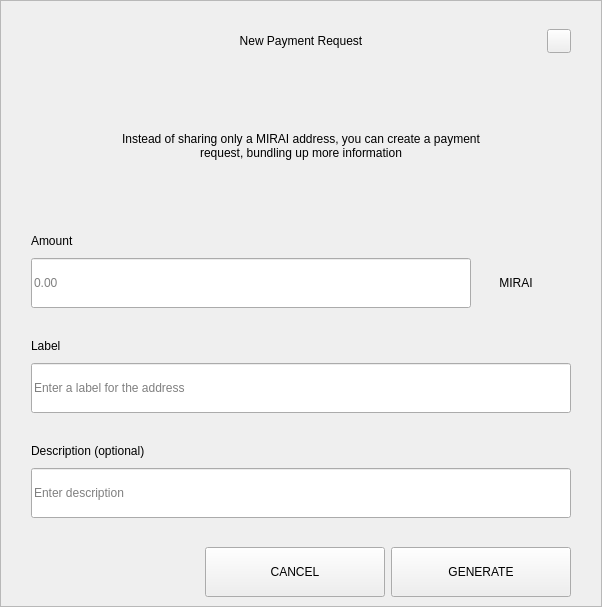
<?xml version="1.0" encoding="UTF-8"?>
<ui version="4.0">
 <class>RequestDialog</class>
 <widget class="QDialog" name="RequestDialog">
  <property name="geometry">
   <rect>
    <x>0</x>
    <y>0</y>
    <width>602</width>
    <height>607</height>
   </rect>
  </property>
  <property name="windowTitle">
   <string>Dialog</string>
  </property>
  <layout class="QVBoxLayout" name="verticalLayout_5">
   <property name="spacing">
    <number>0</number>
   </property>
   <property name="leftMargin">
    <number>0</number>
   </property>
   <property name="topMargin">
    <number>0</number>
   </property>
   <property name="rightMargin">
    <number>0</number>
   </property>
   <property name="bottomMargin">
    <number>0</number>
   </property>
   <item>
    <widget class="QFrame" name="frame">
     <property name="styleSheet">
      <string notr="true"/>
     </property>
     <property name="frameShape">
      <enum>QFrame::StyledPanel</enum>
     </property>
     <property name="frameShadow">
      <enum>QFrame::Raised</enum>
     </property>
     <layout class="QVBoxLayout" name="verticalLayout_4" stretch="1,0,0">
      <property name="spacing">
       <number>0</number>
      </property>
      <property name="leftMargin">
       <number>30</number>
      </property>
      <property name="topMargin">
       <number>20</number>
      </property>
      <property name="rightMargin">
       <number>30</number>
      </property>
      <property name="bottomMargin">
       <number>0</number>
      </property>
      <item>
       <layout class="QHBoxLayout" name="horizontalLayout_3">
        <property name="spacing">
         <number>0</number>
        </property>
        <item>
         <spacer name="horizontalSpacer_21">
          <property name="orientation">
           <enum>Qt::Horizontal</enum>
          </property>
          <property name="sizeHint" stdset="0">
           <size>
            <width>40</width>
            <height>20</height>
           </size>
          </property>
         </spacer>
        </item>
        <item>
         <widget class="QLabel" name="labelTitle">
          <property name="minimumSize">
           <size>
            <width>0</width>
            <height>40</height>
           </size>
          </property>
          <property name="maximumSize">
           <size>
            <width>16777215</width>
            <height>40</height>
           </size>
          </property>
          <property name="styleSheet">
           <string notr="true">padding-left:24px;</string>
          </property>
          <property name="text">
           <string>New Payment Request</string>
          </property>
          <property name="alignment">
           <set>Qt::AlignCenter</set>
          </property>
          <property name="margin">
           <number>7</number>
          </property>
         </widget>
        </item>
        <item>
         <spacer name="horizontalSpacer">
          <property name="orientation">
           <enum>Qt::Horizontal</enum>
          </property>
          <property name="sizeHint" stdset="0">
           <size>
            <width>40</width>
            <height>20</height>
           </size>
          </property>
         </spacer>
        </item>
        <item>
         <widget class="QPushButton" name="btnEsc">
          <property name="minimumSize">
           <size>
            <width>24</width>
            <height>24</height>
           </size>
          </property>
          <property name="maximumSize">
           <size>
            <width>24</width>
            <height>24</height>
           </size>
          </property>
          <property name="focusPolicy">
           <enum>Qt::NoFocus</enum>
          </property>
          <property name="text">
           <string/>
          </property>
         </widget>
        </item>
       </layout>
      </item>
      <item>
       <widget class="QStackedWidget" name="stack">
        <property name="minimumSize">
         <size>
          <width>540</width>
          <height>0</height>
         </size>
        </property>
        <property name="maximumSize">
         <size>
          <width>540</width>
          <height>16777215</height>
         </size>
        </property>
        <property name="currentIndex">
         <number>0</number>
        </property>
        <widget class="QWidget" name="page_1">
         <property name="minimumSize">
          <size>
           <width>540</width>
           <height>0</height>
          </size>
         </property>
         <property name="maximumSize">
          <size>
           <width>540</width>
           <height>16777215</height>
          </size>
         </property>
         <layout class="QVBoxLayout" name="layout1">
          <property name="spacing">
           <number>0</number>
          </property>
          <property name="leftMargin">
           <number>0</number>
          </property>
          <property name="topMargin">
           <number>0</number>
          </property>
          <property name="rightMargin">
           <number>0</number>
          </property>
          <property name="bottomMargin">
           <number>0</number>
          </property>
          <item>
           <spacer name="verticalSpacer_21">
            <property name="orientation">
             <enum>Qt::Vertical</enum>
            </property>
            <property name="sizeType">
             <enum>QSizePolicy::Fixed</enum>
            </property>
            <property name="sizeHint" stdset="0">
             <size>
              <width>20</width>
              <height>30</height>
             </size>
            </property>
           </spacer>
          </item>
          <item alignment="Qt::AlignHCenter">
           <widget class="QLabel" name="labelMessage">
            <property name="minimumSize">
             <size>
              <width>400</width>
              <height>50</height>
             </size>
            </property>
            <property name="text">
             <string>Instead of sharing only a MIRAI address, you can create a payment request, bundling up more information</string>
            </property>
            <property name="alignment">
             <set>Qt::AlignCenter</set>
            </property>
            <property name="wordWrap">
             <bool>true</bool>
            </property>
           </widget>
          </item>
          <item alignment="Qt::AlignBottom">
           <widget class="QWidget" name="containerAmount" native="true">
            <layout class="QVBoxLayout" name="verticalLayout">
             <property name="spacing">
              <number>9</number>
             </property>
             <property name="leftMargin">
              <number>0</number>
             </property>
             <property name="topMargin">
              <number>0</number>
             </property>
             <property name="rightMargin">
              <number>0</number>
             </property>
             <property name="bottomMargin">
              <number>0</number>
             </property>
             <item>
              <widget class="QLabel" name="labelSubtitleAmount">
               <property name="minimumSize">
                <size>
                 <width>350</width>
                 <height>16</height>
                </size>
               </property>
               <property name="maximumSize">
                <size>
                 <width>16777215</width>
                 <height>16</height>
                </size>
               </property>
               <property name="text">
                <string>Amount</string>
               </property>
              </widget>
             </item>
             <item alignment="Qt::AlignTop">
              <widget class="QWidget" name="layoutAmount" native="true">
               <layout class="QHBoxLayout" name="horizontalLayout" stretch="2,0">
                <property name="spacing">
                 <number>0</number>
                </property>
                <property name="leftMargin">
                 <number>0</number>
                </property>
                <property name="topMargin">
                 <number>0</number>
                </property>
                <property name="rightMargin">
                 <number>0</number>
                </property>
                <property name="bottomMargin">
                 <number>0</number>
                </property>
                <item>
                 <widget class="QLineEdit" name="lineEditAmount">
                  <property name="minimumSize">
                   <size>
                    <width>0</width>
                    <height>50</height>
                   </size>
                  </property>
                  <property name="maximumSize">
                   <size>
                    <width>16777215</width>
                    <height>50</height>
                   </size>
                  </property>
                  <property name="placeholderText">
                   <string notr="true">0.00</string>
                  </property>
                 </widget>
                </item>
                <item>
                 <widget class="QWidget" name="comboContainer" native="true">
                  <property name="minimumSize">
                   <size>
                    <width>100</width>
                    <height>50</height>
                   </size>
                  </property>
                  <property name="maximumSize">
                   <size>
                    <width>16777215</width>
                    <height>50</height>
                   </size>
                  </property>
                  <layout class="QHBoxLayout" name="horizontalLayout_31">
                   <property name="spacing">
                    <number>0</number>
                   </property>
                   <property name="leftMargin">
                    <number>0</number>
                   </property>
                   <property name="topMargin">
                    <number>0</number>
                   </property>
                   <property name="rightMargin">
                    <number>10</number>
                   </property>
                   <property name="bottomMargin">
                    <number>0</number>
                   </property>
                   <item>
                    <widget class="QLabel" name="comboBoxCoin">
                     <property name="text">
                      <string>MIRAI</string>
                     </property>
                     <property name="alignment">
                      <set>Qt::AlignCenter</set>
                     </property>
                    </widget>
                   </item>
                  </layout>
                 </widget>
                </item>
               </layout>
              </widget>
             </item>
            </layout>
           </widget>
          </item>
          <item>
           <spacer name="verticalSpacer_31">
            <property name="orientation">
             <enum>Qt::Vertical</enum>
            </property>
            <property name="sizeType">
             <enum>QSizePolicy::Fixed</enum>
            </property>
            <property name="sizeHint" stdset="0">
             <size>
              <width>20</width>
              <height>30</height>
             </size>
            </property>
           </spacer>
          </item>
          <item>
           <layout class="QVBoxLayout" name="verticalLayoutLabel">
            <property name="spacing">
             <number>9</number>
            </property>
            <item>
             <widget class="QLabel" name="labelSubtitleLabel">
              <property name="minimumSize">
               <size>
                <width>0</width>
                <height>16</height>
               </size>
              </property>
              <property name="maximumSize">
               <size>
                <width>16777215</width>
                <height>16</height>
               </size>
              </property>
              <property name="text">
               <string>Label</string>
              </property>
             </widget>
            </item>
            <item>
             <widget class="QLineEdit" name="lineEditLabel">
              <property name="minimumSize">
               <size>
                <width>0</width>
                <height>50</height>
               </size>
              </property>
              <property name="maximumSize">
               <size>
                <width>16777215</width>
                <height>50</height>
               </size>
              </property>
              <property name="placeholderText">
               <string>Enter a label for the address</string>
              </property>
             </widget>
            </item>
           </layout>
          </item>
          <item>
           <spacer name="verticalSpacer_34">
            <property name="orientation">
             <enum>Qt::Vertical</enum>
            </property>
            <property name="sizeType">
             <enum>QSizePolicy::Fixed</enum>
            </property>
            <property name="sizeHint" stdset="0">
             <size>
              <width>20</width>
              <height>30</height>
             </size>
            </property>
           </spacer>
          </item>
          <item>
           <layout class="QVBoxLayout" name="verticalLayoutDescription">
            <property name="spacing">
             <number>9</number>
            </property>
            <item>
             <widget class="QLabel" name="labelSubtitleDescription">
              <property name="minimumSize">
               <size>
                <width>0</width>
                <height>16</height>
               </size>
              </property>
              <property name="maximumSize">
               <size>
                <width>16777215</width>
                <height>16</height>
               </size>
              </property>
              <property name="text">
               <string>Description (optional)</string>
              </property>
             </widget>
            </item>
            <item>
             <widget class="QLineEdit" name="lineEditDescription">
              <property name="minimumSize">
               <size>
                <width>0</width>
                <height>50</height>
               </size>
              </property>
              <property name="maximumSize">
               <size>
                <width>16777215</width>
                <height>50</height>
               </size>
              </property>
              <property name="placeholderText">
               <string>Enter description</string>
              </property>
             </widget>
            </item>
            <item>
             <spacer name="verticalSpacer_4">
              <property name="orientation">
               <enum>Qt::Vertical</enum>
              </property>
              <property name="sizeType">
               <enum>QSizePolicy::Fixed</enum>
              </property>
              <property name="sizeHint" stdset="0">
               <size>
                <width>20</width>
                <height>20</height>
               </size>
              </property>
             </spacer>
            </item>
           </layout>
          </item>
         </layout>
        </widget>
        <widget class="QWidget" name="page_2">
         <layout class="QVBoxLayout" name="layout2">
          <item>
           <spacer name="verticalSpacer_5">
            <property name="orientation">
             <enum>Qt::Vertical</enum>
            </property>
            <property name="sizeType">
             <enum>QSizePolicy::Fixed</enum>
            </property>
            <property name="sizeHint" stdset="0">
             <size>
              <width>20</width>
              <height>50</height>
             </size>
            </property>
           </spacer>
          </item>
          <item alignment="Qt::AlignHCenter">
           <widget class="QLabel" name="labelQrImg">
            <property name="minimumSize">
             <size>
              <width>260</width>
              <height>260</height>
             </size>
            </property>
            <property name="maximumSize">
             <size>
              <width>260</width>
              <height>260</height>
             </size>
            </property>
            <property name="text">
             <string/>
            </property>
            <property name="alignment">
             <set>Qt::AlignCenter</set>
            </property>
           </widget>
          </item>
          <item>
           <spacer name="verticalSpacer_2">
            <property name="orientation">
             <enum>Qt::Vertical</enum>
            </property>
            <property name="sizeType">
             <enum>QSizePolicy::Fixed</enum>
            </property>
            <property name="sizeHint" stdset="0">
             <size>
              <width>20</width>
              <height>30</height>
             </size>
            </property>
           </spacer>
          </item>
          <item alignment="Qt::AlignHCenter">
           <widget class="QLabel" name="labelAddress">
            <property name="text">
             <string>D7VFR83SQbiezrW72hjcWJtcfip5krte2Z </string>
            </property>
           </widget>
          </item>
          <item>
           <spacer name="verticalSpacer_32">
            <property name="orientation">
             <enum>Qt::Vertical</enum>
            </property>
            <property name="sizeType">
             <enum>QSizePolicy::Expanding</enum>
            </property>
            <property name="sizeHint" stdset="0">
             <size>
              <width>20</width>
              <height>20</height>
             </size>
            </property>
           </spacer>
          </item>
          <item>
           <layout class="QHBoxLayout" name="horizontal">
            <property name="leftMargin">
             <number>20</number>
            </property>
            <property name="rightMargin">
             <number>20</number>
            </property>
            <property name="bottomMargin">
             <number>20</number>
            </property>
            <item>
             <spacer name="horizontalSpacer_4">
              <property name="orientation">
               <enum>Qt::Horizontal</enum>
              </property>
              <property name="sizeHint" stdset="0">
               <size>
                <width>40</width>
                <height>20</height>
               </size>
              </property>
             </spacer>
            </item>
            <item>
             <widget class="QPushButton" name="btnCopyAddress">
              <property name="minimumSize">
               <size>
                <width>180</width>
                <height>50</height>
               </size>
              </property>
              <property name="text">
               <string>COPY ADDRESS</string>
              </property>
             </widget>
            </item>
            <item>
             <widget class="QPushButton" name="btnCopyUrl">
              <property name="minimumSize">
               <size>
                <width>180</width>
                <height>50</height>
               </size>
              </property>
              <property name="text">
               <string>COPY URL</string>
              </property>
             </widget>
            </item>
            <item>
             <spacer name="horizontalSpacer_2">
              <property name="orientation">
               <enum>Qt::Horizontal</enum>
              </property>
              <property name="sizeHint" stdset="0">
               <size>
                <width>40</width>
                <height>20</height>
               </size>
              </property>
             </spacer>
            </item>
           </layout>
          </item>
         </layout>
        </widget>
       </widget>
      </item>
      <item>
       <widget class="QWidget" name="buttonsStack" native="true">
        <layout class="QHBoxLayout" name="horizontalLayout_5">
         <property name="leftMargin">
          <number>20</number>
         </property>
         <property name="rightMargin">
          <number>0</number>
         </property>
         <item>
          <spacer name="horizontalSpacer_41">
           <property name="orientation">
            <enum>Qt::Horizontal</enum>
           </property>
           <property name="sizeHint" stdset="0">
            <size>
             <width>40</width>
             <height>20</height>
            </size>
           </property>
          </spacer>
         </item>
         <item>
          <widget class="QPushButton" name="btnCancel">
           <property name="minimumSize">
            <size>
             <width>180</width>
             <height>50</height>
            </size>
           </property>
           <property name="focusPolicy">
            <enum>Qt::NoFocus</enum>
           </property>
           <property name="text">
            <string>CANCEL</string>
           </property>
          </widget>
         </item>
         <item>
          <widget class="QPushButton" name="btnSave">
           <property name="minimumSize">
            <size>
             <width>180</width>
             <height>50</height>
            </size>
           </property>
           <property name="focusPolicy">
            <enum>Qt::NoFocus</enum>
           </property>
           <property name="text">
            <string>GENERATE</string>
           </property>
          </widget>
         </item>
        </layout>
       </widget>
      </item>
     </layout>
    </widget>
   </item>
  </layout>
 </widget>
 <resources/>
 <connections/>
</ui>
